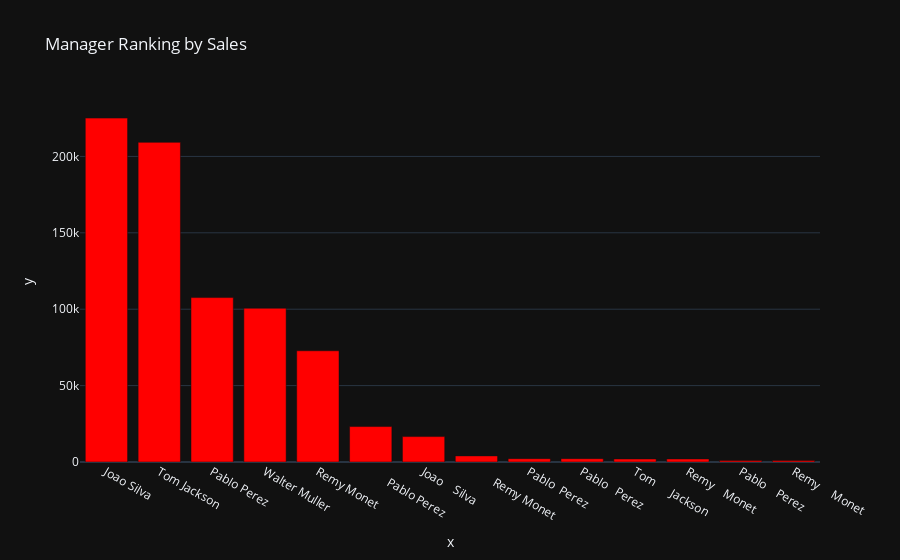

Notebook code for this chart:
### Code cell
manager_sales = df.groupby('Manager')['Total_Sales'].sum().sort_values(ascending=False)
fig_manager = px.bar(manager_sales, x=manager_sales.index, y=manager_sales.values,title='Manager Ranking by Sales', color_discrete_sequence=['red'])
fig_manager.show()

### Figure 1 — Plotly figure (JSON) as saved in the notebook; plotly's stock layout.template omitted (floating-point values rounded to 4 significant figures)
{"data": [{"hovertemplate": "x=%{x}<br>y=%{y}<extra></extra>", "legendgroup": "", "marker": {"color": "red", "pattern": {"shape": ""}}, "name": "", "orientation": "v", "showlegend": false, "textposition": "auto", "x": ["Joao Silva", "Tom Jackson", "Pablo Perez", "Walter Muller", "Remy Monet", "       Pablo Perez", "Joao    Silva", "       Remy Monet", "Pablo  Perez", "Pablo   Perez", "Tom      Jackson", "Remy    Monet", "Pablo    Perez", "Remy     Monet"], "xaxis": "x", "y": [225100.0, 209200.0, 107600.0, 100600.0, 72800.0, 23200.0, 16640.0, 4000.0, 2200.0, 2200.0, 2000.0, 2000.0, 1000.0, 1000.0], "yaxis": "y", "type": "bar"}], "layout": {"xaxis": {"anchor": "y", "domain": [0.0, 1.0], "title": {"text": "x"}}, "yaxis": {"anchor": "x", "domain": [0.0, 1.0], "title": {"text": "y"}}, "legend": {"tracegroupgap": 0}, "title": {"text": "Manager Ranking by Sales"}, "barmode": "relative"}}
